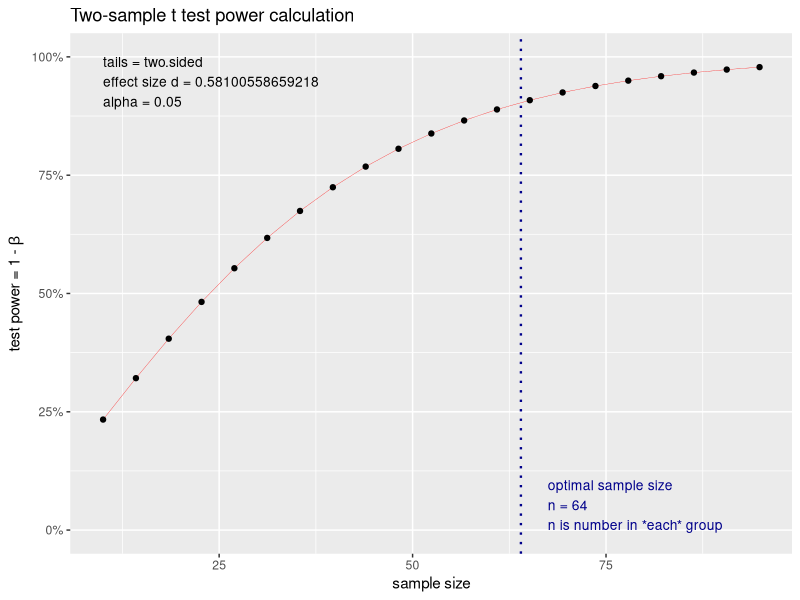

This chart was generated by the following R code:
#######################
#Power and sample size
#######################

#In this section we will calculate power and sample size for various statistical tests using the pwr package

#Remember that power is the probability that we reject an incorrect null hypothesis (probability of finding an effect if there really is one)
#We want power to be 0.80 or higher

#Power is interconnected to alpha, sample size, and the effect size. The effect size is the magnitude of the test statistic (the size of the smallest effect you wish to be able to detect)

#Power of a statistical test is determined from:
#1. Sample Size
#2. Effect size
#3. Alpha
#4. One-sided alternative (only for certain tests)

#A sufficient sample size for a statistical test is determined from:
#1. Power
#2. Effect size
#3. Alpha
#4. One-sided alternative (only for certain tests)

#This becomes challenging because the effect size is difficult to estimate. As much as possible, use pilot data or published studies to estimate the effect size so that you can prospectively estimate the necessary sample size.

#Because the power and sample size calculations differ depending on the type of statisitcal analysis you plan to perform, you will need to also determine which statistical test to perform in order to calculate the sample size / power for that test. You should have an analysis plan prior to collecting data anyway so this is good practice!

#We are going to cover power / sample size calculations for a two-sample t-test but the same logic applies to all of the other statistical tests

#################
#Load pwr package
#################
#install.packages("pwr")
library(pwr)

#################
#T-tests
#################
?pwr.t.test
# EXAMPLE: I'm interested to know if there is a difference in the mean height between men and women. We will analyze these data using a t-test. Let's say I measure 5 males and 5 females. What is the power?

#Well I first need to determine the effect size (d). We see in the help menu that d = (difference in means) / pooled SD. I will estimate that the mean height for males is 70in while for women it is 64in. Let's say the standard deviation is 3in
diff <- (70-64)/3 #this is a large effect size

pwr.t.test(n = 5, d = diff, sig.level = 0.05)
#with n=5 per group, I barely have enough power to find a height difference between sexes *if the d=2

#######
# EXAMPLE 2: I'm interested to know how many samples I will need to have 90% power when alpha = 0.05 and I want to detect the difference between the following groups A:(ybar = 818.92, s = 16.11) and B:(ybar = 828.28, s = 14.09)
diff2 <- (818.92-828.28)/(mean(16.11, 14.09)) #this is a moderate effect size

pwr.t.test(power = 0.9, d = diff2, sig.level = 0.05)
#63 per group

#when n is the missing parameter, plotting the output from pwr.t.test is helpful
ex2 <- pwr.t.test(power = 0.9, d = diff2, sig.level = 0.05)
plot(ex2)

##########
#Changing arguments of pwr.t.test
?pwr.t.test
#type = "paired"
#alternative = "less"

##########
#Power in t-test when n are not equal
#EXAMPLE 3: I am looking at the BMI difference between people needing surgery and not needing surgery, but my n will be very different n = 10 for surgery, 35 for no surgery. I don't really know what the effect size will be, so I will estimate a moderate effect (Cohen's d = 0.5)
pwr.t2n.test(n1 = 10, n2 = 35, d = 0.5) #defaults to 0.05 significance

#maybe need more people? How many more?
pwr.t2n.test(power = .80, n2 = 35, d = 0.5) #a lot more! Uh oh

#maybe the effect size will be bigger than I thought
pwr.t2n.test(power = .80, n2 = 35, d = 1)

#########
#Same principles can be applied to find power for other tests:
#chi square (pwr.chisq.test)
#correlation (pwr.r.test)
#ANOVA (pwr.anova.test)
#linear regression models (pwr.f2.test)
